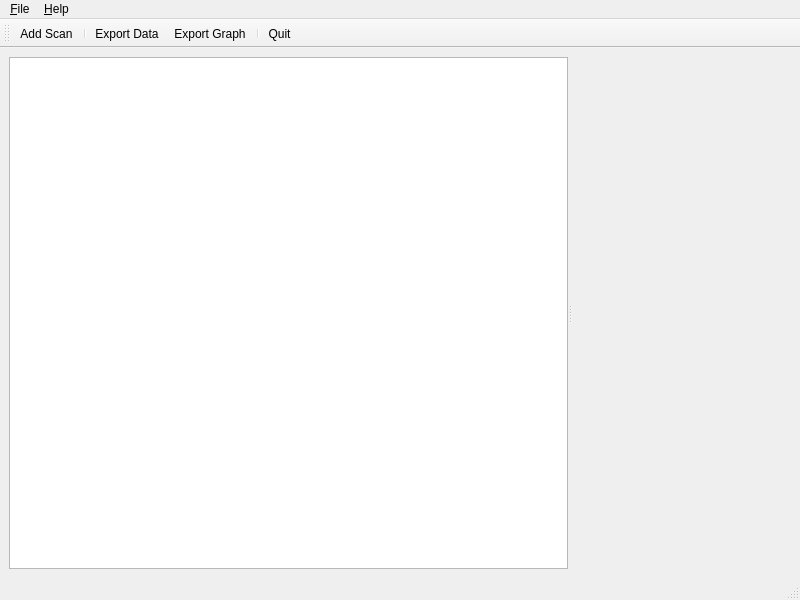
<?xml version="1.0" encoding="UTF-8"?>
<ui version="4.0">
 <class>MainWindow</class>
 <widget class="QMainWindow" name="MainWindow">
  <property name="geometry">
   <rect>
    <x>0</x>
    <y>0</y>
    <width>800</width>
    <height>600</height>
   </rect>
  </property>
  <property name="windowTitle">
   <string>MainWindow</string>
  </property>
  <widget class="QWidget" name="centralwidget">
   <layout class="QVBoxLayout" name="verticalLayout">
    <item>
     <widget class="QSplitter" name="splitter">
      <property name="orientation">
       <enum>Qt::Horizontal</enum>
      </property>
      <widget class="QTableView" name="layers_view"/>
      <widget class="QWidget" name="graph_placeholder" native="true"/>
     </widget>
    </item>
   </layout>
  </widget>
  <widget class="QMenuBar" name="menu_bar">
   <property name="geometry">
    <rect>
     <x>0</x>
     <y>0</y>
     <width>800</width>
     <height>25</height>
    </rect>
   </property>
   <widget class="QMenu" name="file_menu">
    <property name="title">
     <string>&amp;File</string>
    </property>
    <addaction name="add_scan_action"/>
    <addaction name="separator"/>
    <addaction name="export_data_action"/>
    <addaction name="export_graph_action"/>
    <addaction name="separator"/>
    <addaction name="quit_action"/>
   </widget>
   <widget class="QMenu" name="help_menu">
    <property name="title">
     <string>&amp;Help</string>
    </property>
    <addaction name="about_skewt_action"/>
    <addaction name="about_qt_action"/>
   </widget>
   <addaction name="file_menu"/>
   <addaction name="help_menu"/>
  </widget>
  <widget class="QStatusBar" name="status_bar"/>
  <widget class="QToolBar" name="tool_bar">
   <property name="windowTitle">
    <string>toolBar</string>
   </property>
   <attribute name="toolBarArea">
    <enum>TopToolBarArea</enum>
   </attribute>
   <attribute name="toolBarBreak">
    <bool>false</bool>
   </attribute>
   <addaction name="add_scan_action"/>
   <addaction name="separator"/>
   <addaction name="export_data_action"/>
   <addaction name="export_graph_action"/>
   <addaction name="separator"/>
   <addaction name="quit_action"/>
  </widget>
  <action name="action_Open">
   <property name="text">
    <string>&amp;Open...</string>
   </property>
  </action>
  <action name="add_scan_action">
   <property name="text">
    <string>&amp;Add Scan...</string>
   </property>
   <property name="shortcut">
    <string>Ctrl+O</string>
   </property>
  </action>
  <action name="export_data_action">
   <property name="text">
    <string>Export &amp;Data...</string>
   </property>
  </action>
  <action name="export_graph_action">
   <property name="text">
    <string>Export &amp;Graph...</string>
   </property>
  </action>
  <action name="quit_action">
   <property name="text">
    <string>&amp;Quit</string>
   </property>
   <property name="shortcut">
    <string>Ctrl+Q</string>
   </property>
   <property name="menuRole">
    <enum>QAction::QuitRole</enum>
   </property>
  </action>
  <action name="about_skewt_action">
   <property name="text">
    <string>&amp;About Skewt</string>
   </property>
   <property name="menuRole">
    <enum>QAction::AboutRole</enum>
   </property>
  </action>
  <action name="about_qt_action">
   <property name="text">
    <string>About &amp;Qt</string>
   </property>
   <property name="menuRole">
    <enum>QAction::AboutQtRole</enum>
   </property>
  </action>
 </widget>
 <resources/>
 <connections/>
</ui>
